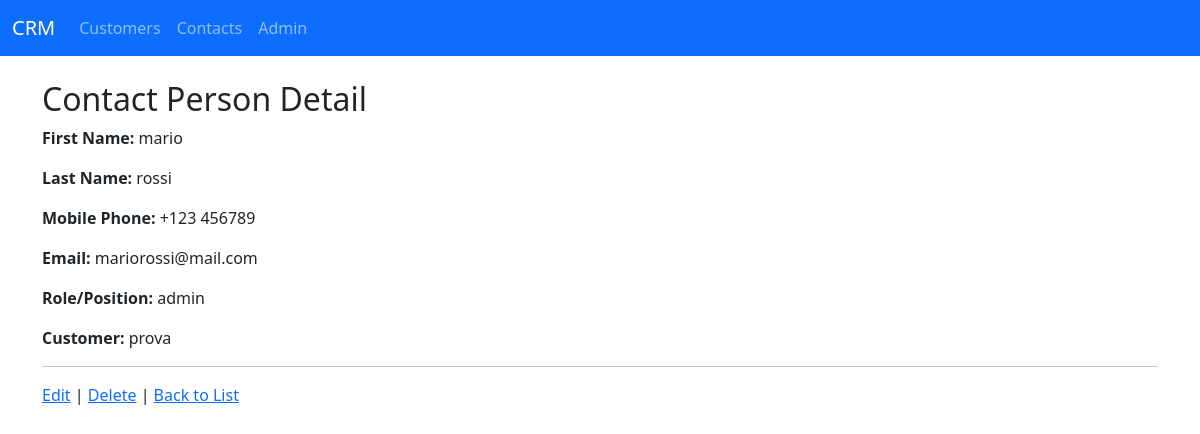
Page /customers/contacts/1/detail/ on the earlier database version.
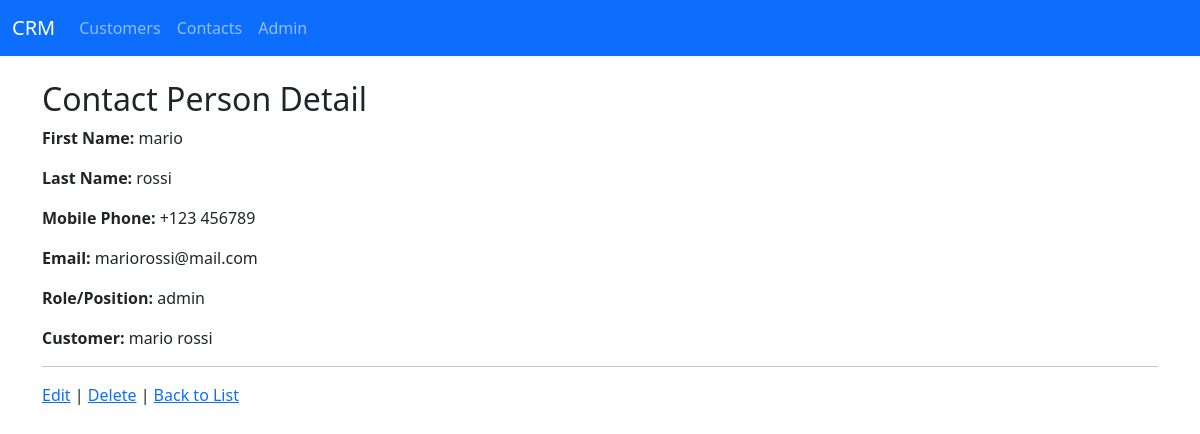
Same page on the later database version.
### customers/models.py (models this page shows, shortened)
class ContactPerson(models.Model):
    customer = models.ForeignKey(Customer, on_delete=models.CASCADE, related_name="contacts")
    first_name = models.CharField(max_length=50)
    last_name = models.CharField(max_length=50)
    cell = models.CharField("Mobile Phone", max_length=15, blank=True, null=True)
    email = models.EmailField("Contact Email", blank=True, null=True)
    role = models.CharField("Role/Position", max_length=100, blank=True, null=True)

class Customer(models.Model):
    business_name = models.CharField(max_length=255, unique=True, default="Unknown")
    p_iva = models.CharField("P.IVA", max_length=20, unique=True, blank=True, null=True)
    sdi_code = models.CharField("SDI Code", max_length=20, blank=True, null=True)
    pec = models.EmailField("PEC Email", blank=True, null=True)
    email = models.EmailField("Regular Email", blank=True, null=True)
    phone = models.CharField("Telephone", max_length=15, blank=True, null=True)
    address = models.TextField(blank=True, null=True)
    created_at = models.DateTimeField(auto_now_add=True)
    updated_at = models.DateTimeField(auto_now=True)

### customers/views.py (the view)
# urls.py: path('<int:id>/detail/', views.read_contactperson, name='contactperson_detail'),
def read_contactperson(request, id):
    contact = get_object_or_404(ContactPerson, id=id)
    return render(request, 'customers/contactperson_detail.html', {'contact': contact})

### customers/templates/customers/contactperson_detail.html
{% extends "base.html" %}
{% block content %}
  <h2>Contact Person Detail</h2>
  <p><strong>First Name:</strong> {{ contact.first_name }}</p>
  <p><strong>Last Name:</strong> {{ contact.last_name }}</p>
  <p><strong>Mobile Phone:</strong> {{ contact.cell }}</p>
  <p><strong>Email:</strong> {{ contact.email }}</p>
  <p><strong>Role/Position:</strong> {{ contact.role }}</p>
  <p><strong>Customer:</strong> {{ contact.customer.business_name }}</p>
  <hr/>
  <a href="{% url 'customers:contactperson_edit' contact.id %}">Edit</a> |
  <a href="{% url 'customers:contactperson_delete' contact.id %}">Delete</a> |
  <a href="{% url 'customers:contactperson_list' %}">Back to List</a>
{% endblock %}

Differences in the rows shown:
changed through a linked row, ContactPerson "mario": customer.business_name "prova" → "mario rossi"
